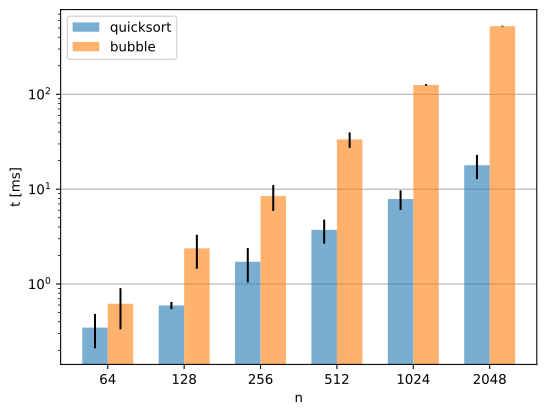

This chart was generated by the following Python code:
param_values = ['64', '128', '256', '512', '1024', '2048', ]
times = {  r'quicksort': ([0.3472,0.594492,1.71702,3.72268,7.87285,17.8885,],
[0.137021,0.0526348,0.676347,1.05854,1.84493,5.1103,]),
  r'bubble': ([0.619521,2.37792,8.46012,33.4657,125.534,522.808,],
[0.285753,0.928285,2.57482,6.23305,2.49574,5.68253,]),
}
import matplotlib as mpl
mpl.use('svg')
import matplotlib.pyplot as plt
import numpy as np
x = np.arange(len(param_values))
width = 1.0 / (len(times) + 1)
multiplier = 0
fig, ax = plt.subplots()
for at, (meas, err) in times.items():
  offset = width * multiplier
  rects = ax.bar(x + offset, meas, width, label=at, alpha=0.6, yerr=err)
  multiplier += 1
ax.set_yscale('log')
ax.set_xlabel(r'n')
ax.set_ylabel(r't [ms]')
plt.xticks(x + width * (2 - 1) / 2, param_values)
ax.set_axisbelow(True)
plt.grid(axis='y')
plt.legend(loc='best')
plt.savefig(r'.csbench/group_bar_0.svg', dpi=100, bbox_inches='tight')
